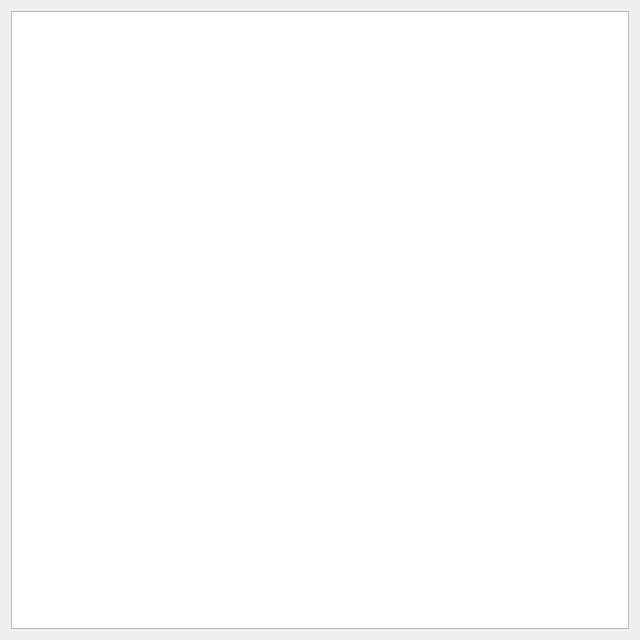
<?xml version="1.0" encoding="UTF-8"?>
<ui version="4.0">
 <class>Bookmarks</class>
 <widget class="QWidget" name="Bookmarks">
  <property name="geometry">
   <rect>
    <x>0</x>
    <y>0</y>
    <width>640</width>
    <height>640</height>
   </rect>
  </property>
  <property name="windowTitle">
   <string>Bookmarks</string>
  </property>
  <layout class="QVBoxLayout" name="verticalLayout_2">
   <item>
    <layout class="QVBoxLayout" name="verticalLayout">
     <item>
      <widget class="QListWidget" name="listWidget"/>
     </item>
    </layout>
   </item>
  </layout>
 </widget>
 <resources/>
 <connections/>
</ui>
